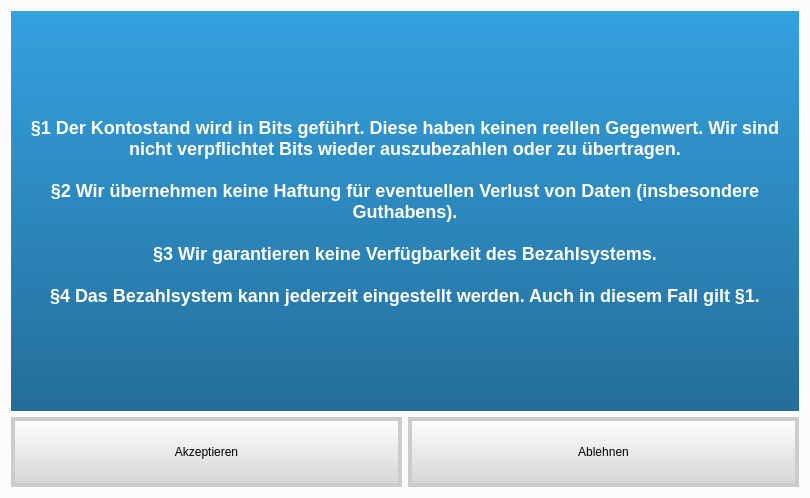
<?xml version="1.0" encoding="UTF-8"?>
<ui version="4.0">
 <class>TosWindow</class>
 <widget class="QDialog" name="TosWindow">
  <property name="windowModality">
   <enum>Qt::ApplicationModal</enum>
  </property>
  <property name="geometry">
   <rect>
    <x>0</x>
    <y>0</y>
    <width>810</width>
    <height>498</height>
   </rect>
  </property>
  <property name="sizePolicy">
   <sizepolicy hsizetype="Expanding" vsizetype="Expanding">
    <horstretch>0</horstretch>
    <verstretch>0</verstretch>
   </sizepolicy>
  </property>
  <property name="minimumSize">
   <size>
    <width>0</width>
    <height>0</height>
   </size>
  </property>
  <property name="windowTitle">
   <string>AGBs</string>
  </property>
  <property name="styleSheet">
   <string notr="true">QDialog {
	background-color: #FCFCFC;
}

QLineEdit {
	text-align: center center;
	border: 4px solid #CCC;
	border-radius: 0.5em;
	background-color: qlineargradient(spread:pad, x1:0, y1:0, x2:0, y2:1, stop:0  rgba(255, 255, 255, 255), stop:1 rgba(235, 235, 235, 255));
}

QLineEdit:disabled {
	color: black;
}

QLabel#message {
	color: white;
	background-color: qlineargradient(spread:pad, x1:0, y1:0, x2:0, y2:1, stop:0 rgba(52, 161, 224, 255), stop:1 rgba(36, 110, 153, 255));
	border-radius: 1em;
	padding: 1em;
	font-size: 18px;
	font-weight: bold;
}

#logo {
	image: url(resource/logo.png);
}

QPushButton, QToolButton {
	border: 4px solid #CCC;
	border-radius: 0.5em;
	background-color: qlineargradient(spread:pad, x1:0, y1:0, x2:0, y2:1, stop:0 rgba(255, 255, 255, 255), stop:1 rgba(212, 212, 212, 255));
	padding: 0.3em;
}

QPushButton:on, QToolButton:on {
	border-color: #85c441;
	background-color: qlineargradient(spread:pad, x1:0, y1:1, x2:0, y2:0, stop:0 rgba(255, 255, 255, 255), stop:1 rgba(212, 212, 212, 255));
}

QPushButton:pressed, QToolButton:pressed {
	border-color: #85c441;
	background-color: qlineargradient(spread:pad, x1:0, y1:1, x2:0, y2:0, stop:0 rgba(255, 255, 255, 255), stop:1 rgba(212, 212, 212, 255));
}</string>
  </property>
  <layout class="QVBoxLayout" name="verticalLayout_2">
   <item>
    <layout class="QVBoxLayout" name="verticalLayout">
     <item>
      <widget class="QLabel" name="message">
       <property name="sizePolicy">
        <sizepolicy hsizetype="Minimum" vsizetype="Minimum">
         <horstretch>40</horstretch>
         <verstretch>0</verstretch>
        </sizepolicy>
       </property>
       <property name="minimumSize">
        <size>
         <width>600</width>
         <height>400</height>
        </size>
       </property>
       <property name="text">
        <string>§1 Der Kontostand wird in Bits geführt. Diese haben keinen reellen Gegenwert. Wir sind nicht verpflichtet Bits wieder auszubezahlen oder zu übertragen.

§2 Wir übernehmen keine Haftung für eventuellen Verlust von Daten (insbesondere Guthabens).

§3 Wir garantieren keine Verfügbarkeit des Bezahlsystems.

§4 Das Bezahlsystem kann jederzeit eingestellt werden. Auch in diesem Fall gilt §1.</string>
       </property>
       <property name="textFormat">
        <enum>Qt::AutoText</enum>
       </property>
       <property name="scaledContents">
        <bool>false</bool>
       </property>
       <property name="alignment">
        <set>Qt::AlignCenter</set>
       </property>
       <property name="wordWrap">
        <bool>true</bool>
       </property>
       <property name="textInteractionFlags">
        <set>Qt::NoTextInteraction</set>
       </property>
      </widget>
     </item>
     <item>
      <layout class="QHBoxLayout" name="horizontalLayout">
       <item>
        <widget class="QPushButton" name="pushAccept">
         <property name="minimumSize">
          <size>
           <width>0</width>
           <height>70</height>
          </size>
         </property>
         <property name="text">
          <string>Akzeptieren</string>
         </property>
        </widget>
       </item>
       <item>
        <widget class="QPushButton" name="pushCancel">
         <property name="minimumSize">
          <size>
           <width>0</width>
           <height>70</height>
          </size>
         </property>
         <property name="text">
          <string>Ablehnen</string>
         </property>
        </widget>
       </item>
      </layout>
     </item>
    </layout>
   </item>
  </layout>
 </widget>
 <resources/>
 <connections/>
</ui>
